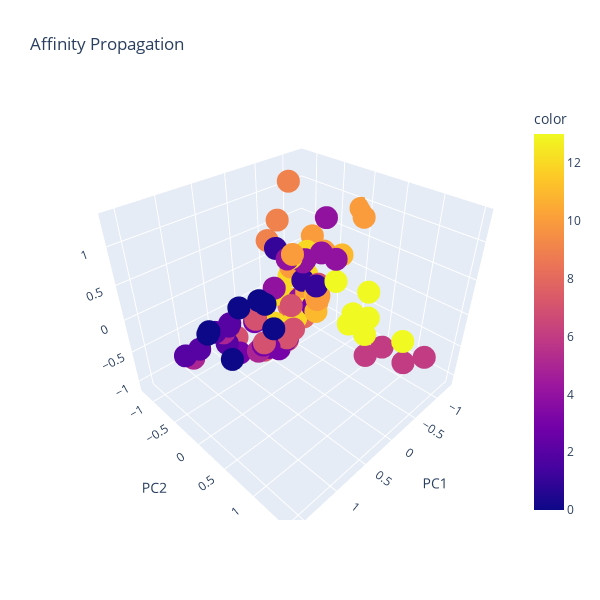
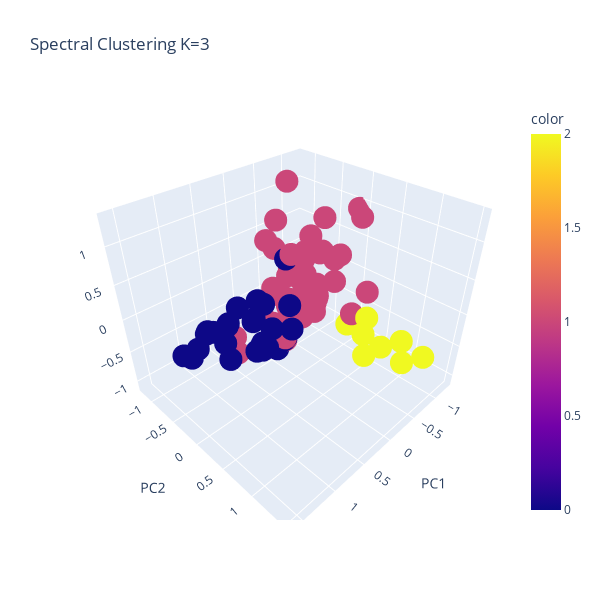
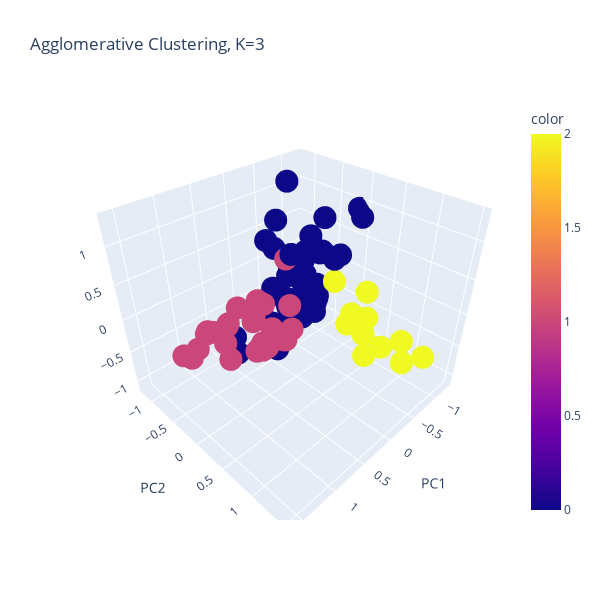
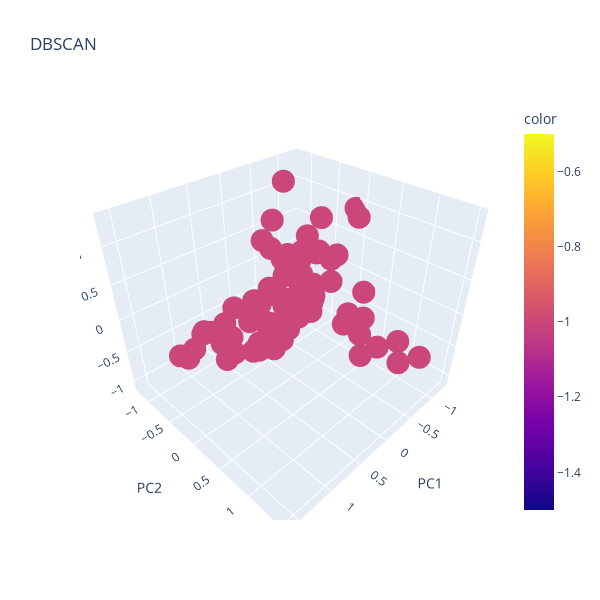

Source (notebook cell) for these figures, in order:
### Code cell
labels_Aff = AffinityPropagation(random_state=10).fit_predict(X)
labels_Spe = SpectralClustering(n_clusters=3, random_state=10).fit_predict(X)
labels_Agg = AgglomerativeClustering(n_clusters=3).fit_predict(X)
labels_DBS = DBSCAN().fit_predict(X)

plot_3D_scatter(labels_Aff, "Affinity Propagation")
plot_3D_scatter(labels_Spe, 'Spectral Clustering K=3')
plot_3D_scatter(labels_Agg, 'Agglomerative Clustering, K=3')
plot_3D_scatter(labels_DBS, 'DBSCAN')
